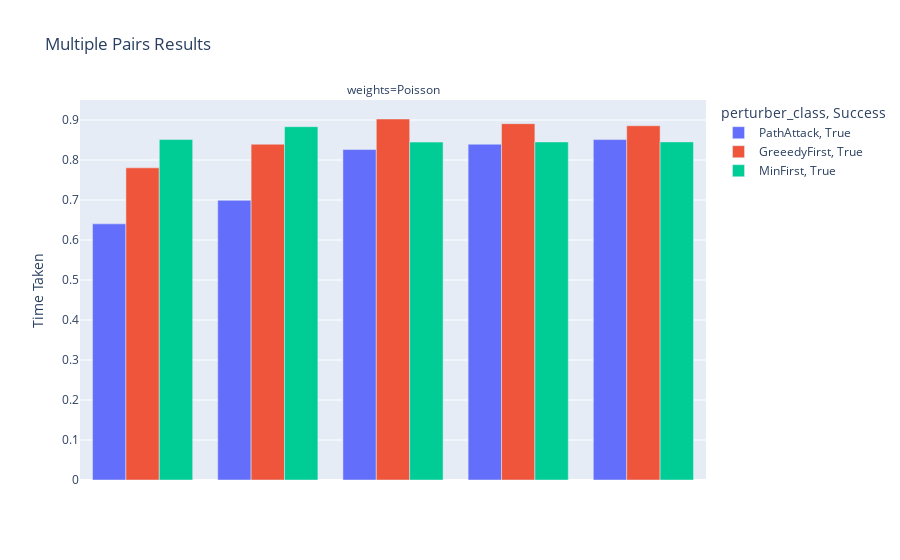

Notebook cell for this chart:
### Code cell
for experiment_type in ["Single", "Sets", "Multiple Pairs"]:
    a = df[df["experiment_type"] == experiment_type]
    if a.empty: continue
    # a=pd.melt(df,id_vars=['race'],var_name='gender', value_name='value')
    fig = px.bar(a, 
                title=f"{experiment_type} Results",
                x="nodes", 
                y="Time Taken", 
                barmode="group", 
                color="perturber_class", 
                facet_col="weights", 
                # facet_row="weights", 
                pattern_shape="Success", 
                # height=1000,
                hover_data=["top_k", "Average Add Time", "Average Perturb Time", "Original Distance", "Number of Paths", "Number of Edges", "Iterations", 'Final Distance',"Status", "LP Status"],
                category_orders={"experiment_type": ["Single", "Sets", "Multiple Pairs"], 
                                "Status": ["Success"]+[s for s in df["Status"].unique() if s != "Success"],
                                "Success": [True, False]}
                )
    fig.update_xaxes(visible=False, matches=None)
    # fig.update_xaxes(visible=True)
    fig.show()

### Figure 1 — Plotly figure (JSON) as saved in the notebook; plotly's stock layout.template omitted (floating-point values rounded to 4 significant figures; data arrays with more than 128 entries replaced by an {"elided": "..."} marker saying what was removed)
{"data": [{"alignmentgroup": "True", "customdata": {"elided": "20x10 mixed values"}, "hovertemplate": "perturber_class=PathAttack<br>Success=True<br>weights=Poisson<br>nodes=%{x}<br>Time Taken=%{y}<br>top_k=%{customdata[0]}<br>Average Add Time=%{customdata[1]}<br>Average Perturb Time=%{customdata[2]}<br>Original Distance=%{customdata[3]}<br>Number of Paths=%{customdata[4]}<br>Number of Edges=%{customdata[5]}<br>Iterations=%{customdata[6]}<br>Final Distance=%{customdata[7]}<br>Status=%{customdata[8]}<br>LP Status=%{customdata[9]}<extra></extra>", "legendgroup": "PathAttack, True", "marker": {"color": "#636efa", "pattern": {"shape": ""}}, "name": "PathAttack, True", "offsetgroup": "PathAttack, True", "orientation": "v", "showlegend": true, "textposition": "auto", "type": "bar", "x": {"elided": "20x5x2 int values"}, "xaxis": "x", "y": [0.6403, 0.6992, 0.8262, 0.8395, 0.851, 0.8286, 0.8727, 0.8038, 0.8309, 0.8091, 0.7691, 0.8996, 0.7854, 0.8151, 0.7741, 0.79, 0.8214, 0.8134, 0.819, 0.8129], "yaxis": "y"}, {"alignmentgroup": "True", "customdata": {"elided": "17x10 mixed values"}, "hovertemplate": "perturber_class=GreeedyFirst<br>Success=True<br>weights=Poisson<br>nodes=%{x}<br>Time Taken=%{y}<br>top_k=%{customdata[0]}<br>Average Add Time=%{customdata[1]}<br>Average Perturb Time=%{customdata[2]}<br>Original Distance=%{customdata[3]}<br>Number of Paths=%{customdata[4]}<br>Number of Edges=%{customdata[5]}<br>Iterations=%{customdata[6]}<br>Final Distance=%{customdata[7]}<br>Status=%{customdata[8]}<br>LP Status=%{customdata[9]}<extra></extra>", "legendgroup": "GreeedyFirst, True", "marker": {"color": "#EF553B", "pattern": {"shape": ""}}, "name": "GreeedyFirst, True", "offsetgroup": "GreeedyFirst, True", "orientation": "v", "showlegend": true, "textposition": "auto", "type": "bar", "x": {"elided": "17x5x2 int values"}, "xaxis": "x", "y": [0.7804, 0.8395, 0.9025, 0.8909, 0.8857, 0.8888, 0.9192, 0.8522, 0.8304, 0.8392, 0.7342, 0.6938, 0.6944, 0.7556, 0.7686, 0.7786, 0.7599], "yaxis": "y"}, {"alignmentgroup": "True", "customdata": [[5, 0.08418, 0, 312.1, 5, 26, 1, 312.1, "Success", null], [5, 0.07105, 0, 312.1, 5, 26, 1, 312.1, "Success", null], [5, 0.07152, 0, 312.1, 5, 26, 1, 312.1, "Success", null], [5, 0.06957, 0, 312.1, 5, 26, 1, 312.1, "Success", null], [5, 0.08255, 0.0009966, 312.1, 5, 26, 1, 312.1, "Success", null], [5, 0.07451, 0, 624.1, 5, 26, 1, 624.1, "Success", null], [5, 0.07351, 0, 624.1, 5, 26, 1, 624.1, "Success", null], [5, 0.09872, 0, 624.1, 5, 26, 1, 624.1, "Success", null], [5, 0.08203, 0, 624.1, 5, 26, 1, 624.1, "Success", null], [5, 0.07502, 0, 624.1, 5, 26, 1, 624.1, "Success", null]], "hovertemplate": "perturber_class=MinFirst<br>Success=True<br>weights=Poisson<br>nodes=%{x}<br>Time Taken=%{y}<br>top_k=%{customdata[0]}<br>Average Add Time=%{customdata[1]}<br>Average Perturb Time=%{customdata[2]}<br>Original Distance=%{customdata[3]}<br>Number of Paths=%{customdata[4]}<br>Number of Edges=%{customdata[5]}<br>Iterations=%{customdata[6]}<br>Final Distance=%{customdata[7]}<br>Status=%{customdata[8]}<br>LP Status=%{customdata[9]}<extra></extra>", "legendgroup": "MinFirst, True", "marker": {"color": "#00cc96", "pattern": {"shape": ""}}, "name": "MinFirst, True", "offsetgroup": "MinFirst, True", "orientation": "v", "showlegend": true, "textposition": "auto", "type": "bar", "x": [[[2602, 1416], [2998, 603], [2577, 902], [1849, 695], [1850, 1090]], [[2602, 1416], [2998, 603], [2577, 902], [1849, 695], [1850, 1090]], [[2602, 1416], [2998, 603], [2577, 902], [1849, 695], [1850, 1090]], [[2602, 1416], [2998, 603], [2577, 902], [1849, 695], [1850, 1090]], [[2602, 1416], [2998, 603], [2577, 902], [1849, 695], [1850, 1090]], [[2602, 1416], [2998, 603], [2577, 902], [1849, 695], [1850, 1090]], [[2602, 1416], [2998, 603], [2577, 902], [1849, 695], [1850, 1090]], [[2602, 1416], [2998, 603], [2577, 902], [1849, 695], [1850, 1090]], [[2602, 1416], [2998, 603], [2577, 902], [1849, 695], [1850, 1090]], [[2602, 1416], [2998, 603], [2577, 902], [1849, 695], [1850, 1090]]], "xaxis": "x", "y": [0.8512, 0.8833, 0.8448, 0.8452, 0.8453, 0.8402, 0.9169, 0.96, 0.9113, 0.8414], "yaxis": "y"}], "layout": {"annotations": [{"font": {}, "showarrow": false, "text": "weights=Poisson", "x": 0.5, "xanchor": "center", "xref": "paper", "y": 1, "yanchor": "bottom", "yref": "paper"}], "barmode": "group", "legend": {"title": {"text": "perturber_class, Success"}, "tracegroupgap": 0}, "title": {"text": "Multiple Pairs Results"}, "xaxis": {"anchor": "y", "domain": [0, 1], "title": {"text": "nodes"}, "visible": false}, "yaxis": {"anchor": "x", "domain": [0, 1], "title": {"text": "Time Taken"}}}}
